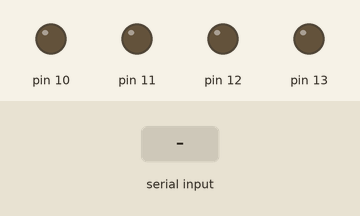
A sketch run on a simulated Arduino Uno, built with avr-gcc and run on an emulated ATmega328P. On the bench: output pins drawn as LEDs (lit = HIGH). The test bench sets the inputs (shaded band). What the sketch prints to the serial monitor is not drawn.

Above: at 1.2 s.
1.3 s: "f" received over Serial
At 2.4 s:
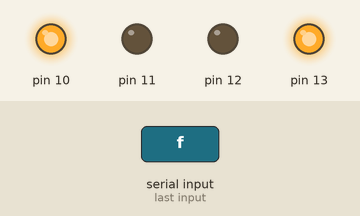
2.8 s: "b" received over Serial
At 3.5 s:
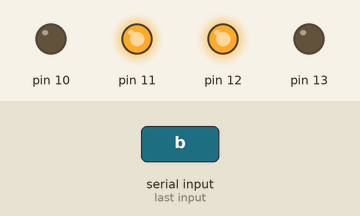
4.3 s: "l" received over Serial
At 4.6 s:
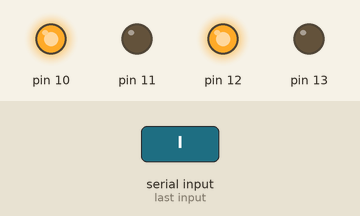
5.8 s: "r" received over Serial
At 7.0 s:
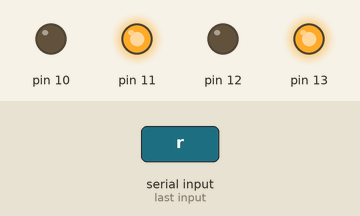
Timing chart, 0 to 8.3 s (numbered marks = the images above; inputs shaded):
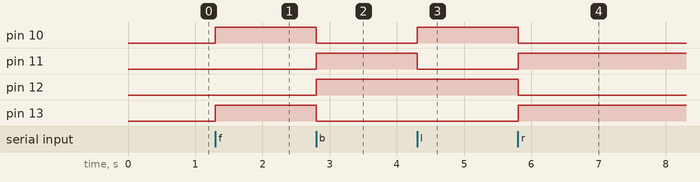

The sketch:

Bot_Code.ino
```cpp
char data='f';
String motion;
void setup() {
  // put your setup code here, to run once:
pinMode(10,OUTPUT);
pinMode(11,OUTPUT);
pinMode(12,OUTPUT);
pinMode(13,OUTPUT);
Serial.begin(9600);
}
void Moverobot(String command)
{
  if(command=="f")
  {
    digitalWrite(10,HIGH);
    digitalWrite(11,LOW);
    digitalWrite(12,LOW);
    digitalWrite(13,HIGH);
  }
  if(command=="s")
  {
    digitalWrite(10,LOW);
    digitalWrite(11,LOW);
    digitalWrite(12,LOW);
    digitalWrite(13,LOW);
  }
   if(command=="b")
  {
    digitalWrite(10,LOW);
    digitalWrite(11,HIGH);
    digitalWrite(12,HIGH);
    digitalWrite(13,LOW);
  }
   if(command=="l")
  {
    digitalWrite(10,HIGH);
    digitalWrite(11,LOW);
    digitalWrite(12,HIGH);
    digitalWrite(13,LOW);
  }
   if(command=="r")
  {
    digitalWrite(10,LOW);
    digitalWrite(11,HIGH);
    digitalWrite(12,LOW);
    digitalWrite(13,HIGH);
  }


}

void loop() {
  // put your main code here, to run repeatedly:
while(Serial.available())
{
  data=Serial.read();
  Serial.print(data);
  motion=String(data);
  Moverobot(motion);
  delay(1000);
}
}
```

Measured:
- after the input at 1.3 s, pin 10, pin 13: LOW → HIGH at once
- after the input at 2.8 s, pin 10, pin 13: HIGH → LOW at once; pin 11, pin 12: LOW → HIGH at once
- after the input at 4.3 s, pin 10: LOW → HIGH at once; pin 11: HIGH → LOW at once
- after the input at 5.8 s, pin 10, pin 12: HIGH → LOW at once; pin 11, pin 13: LOW → HIGH at once
